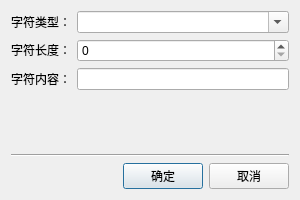
<?xml version="1.0" encoding="UTF-8"?>
<ui version="4.0">
 <class>DialogBarcodeDesign</class>
 <widget class="QDialog" name="DialogBarcodeDesign">
  <property name="geometry">
   <rect>
    <x>0</x>
    <y>0</y>
    <width>300</width>
    <height>200</height>
   </rect>
  </property>
  <property name="windowTitle">
   <string>条码设计</string>
  </property>
  <layout class="QVBoxLayout" name="verticalLayout">
   <item>
    <layout class="QGridLayout" name="gridLayout">
     <item row="0" column="0">
      <widget class="QLabel" name="label1">
       <property name="sizePolicy">
        <sizepolicy hsizetype="Fixed" vsizetype="Fixed">
         <horstretch>0</horstretch>
         <verstretch>0</verstretch>
        </sizepolicy>
       </property>
       <property name="text">
        <string>字符类型：</string>
       </property>
      </widget>
     </item>
     <item row="0" column="1">
      <widget class="QComboBox" name="comboItemType">
       <property name="sizePolicy">
        <sizepolicy hsizetype="Expanding" vsizetype="Fixed">
         <horstretch>0</horstretch>
         <verstretch>0</verstretch>
        </sizepolicy>
       </property>
       <property name="editable">
        <bool>true</bool>
       </property>
       <property name="maxVisibleItems">
        <number>20</number>
       </property>
      </widget>
     </item>
     <item row="1" column="0">
      <widget class="QLabel" name="label2">
       <property name="sizePolicy">
        <sizepolicy hsizetype="Fixed" vsizetype="Fixed">
         <horstretch>0</horstretch>
         <verstretch>0</verstretch>
        </sizepolicy>
       </property>
       <property name="text">
        <string>字符长度：</string>
       </property>
      </widget>
     </item>
     <item row="1" column="1">
      <widget class="QSpinBox" name="spinItemSize"/>
     </item>
     <item row="2" column="0">
      <widget class="QLabel" name="label3">
       <property name="sizePolicy">
        <sizepolicy hsizetype="Fixed" vsizetype="Fixed">
         <horstretch>0</horstretch>
         <verstretch>0</verstretch>
        </sizepolicy>
       </property>
       <property name="text">
        <string>字符内容：</string>
       </property>
      </widget>
     </item>
     <item row="2" column="1">
      <widget class="QLineEdit" name="editItemText">
       <property name="clearButtonEnabled">
        <bool>true</bool>
       </property>
      </widget>
     </item>
    </layout>
   </item>
   <item>
    <spacer name="verticalSpacer">
     <property name="orientation">
      <enum>Qt::Vertical</enum>
     </property>
     <property name="sizeHint" stdset="0">
      <size>
       <width>20</width>
       <height>40</height>
      </size>
     </property>
    </spacer>
   </item>
   <item>
    <widget class="Line" name="line">
     <property name="orientation">
      <enum>Qt::Horizontal</enum>
     </property>
    </widget>
   </item>
   <item>
    <layout class="QHBoxLayout" name="horizontalLayout">
     <item>
      <spacer name="horizontalSpacer">
       <property name="orientation">
        <enum>Qt::Horizontal</enum>
       </property>
       <property name="sizeHint" stdset="0">
        <size>
         <width>40</width>
         <height>20</height>
        </size>
       </property>
      </spacer>
     </item>
     <item>
      <widget class="QPushButton" name="buttonAccept">
       <property name="sizePolicy">
        <sizepolicy hsizetype="Fixed" vsizetype="Fixed">
         <horstretch>0</horstretch>
         <verstretch>0</verstretch>
        </sizepolicy>
       </property>
       <property name="text">
        <string>确定</string>
       </property>
       <property name="icon">
        <iconset resource="../PCS.qrc">
         <normaloff>:/images/pngs/common_accept.png</normaloff>:/images/pngs/common_accept.png</iconset>
       </property>
      </widget>
     </item>
     <item>
      <widget class="QPushButton" name="buttonReject">
       <property name="sizePolicy">
        <sizepolicy hsizetype="Fixed" vsizetype="Fixed">
         <horstretch>0</horstretch>
         <verstretch>0</verstretch>
        </sizepolicy>
       </property>
       <property name="text">
        <string>取消</string>
       </property>
       <property name="icon">
        <iconset resource="../PCS.qrc">
         <normaloff>:/images/pngs/common_reject.png</normaloff>:/images/pngs/common_reject.png</iconset>
       </property>
      </widget>
     </item>
    </layout>
   </item>
  </layout>
 </widget>
 <resources>
  <include location="../PCS.qrc"/>
 </resources>
 <connections/>
</ui>
